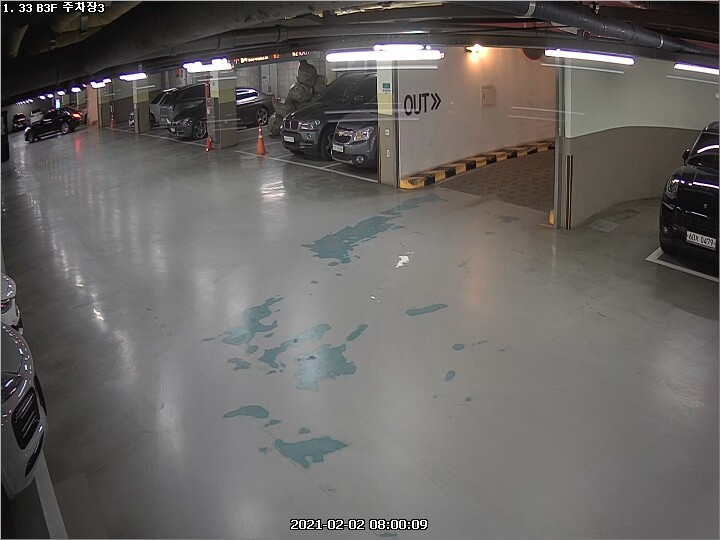
#> input picture crop0.jpg, 720 x 540 px
$ python threshold.py
#> lines starting #> are read from the running program, lines starting #| are printed output that depends on the picture
### histogram.py
import sys
import numpy as np
import cv2


def calcGrayHist(img):
    channels = [0]
    histSize = [256]
    histRange = [0, 256]

    hist = cv2.calcHist([img], channels, None, histSize, histRange)

    return hist


def getGrayHistImage(hist):
    histMax = np.max(hist)

    imgHist = np.full((110, 256), 255, dtype=np.uint8)
    for x in range(256):
        pt1 = (x, 100)
        pt2 = (x, 100 - int(hist[x, 0] * 100 / histMax))
        cv2.line(imgHist, pt1, pt2, 0)
        cv2.line(imgHist, (x, 101), (x, 110), x)

    #cv2.rectangle(imgHist, (0, 100), (255, 111), 0)

    return imgHist


# [14 lines that do not run on import are left out]

cv2.destroyAllWindows()

### threshold.py
import sys
import cv2
import histogram


filename = 'crop0.jpg'

if len(sys.argv) > 1:
    filename = sys.argv[1]

src = cv2.imread(filename, cv2.IMREAD_GRAYSCALE)
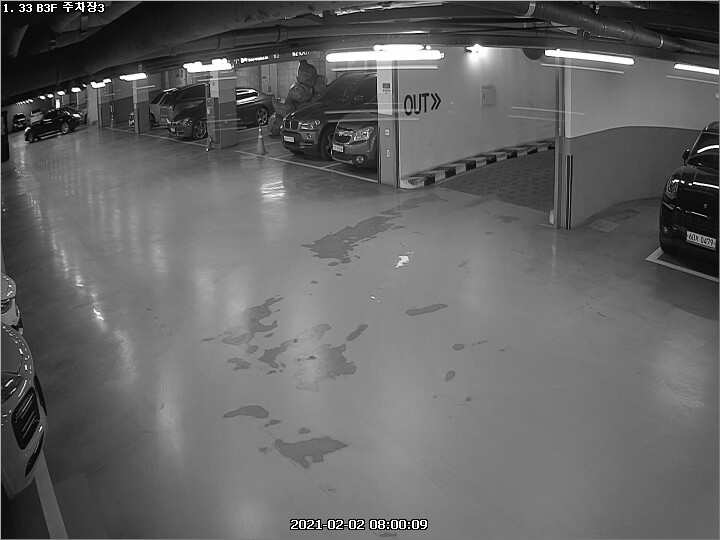
#> src: shape (540, 720); min 0, max 255, mean 101

if src is None:
    print('Image load failed!')
    sys.exit()

src = cv2.resize(src, (0, 0), fx=0.5, fy=0.5)
#> src: shape (270, 360)
cv2.imshow('src', src)

hist_img = histogram.getGrayHistImage(histogram.calcGrayHist(src))
#> in calcGrayHist, `hist = cv2.calcHist([img], channels, None, histSize, histRange)`: hist = 256 values, max 2132 at index 123, min 2 at index 0, mean 379.7
#> in getGrayHistImage, `histMax = np.max(hist)`: histMax = 2132
#> the loop in getGrayHistImage, `for x in range(256):` made 256 passes
#> pt2 on passes 1 to 3: (0, 100), (1, 100), (2, 100)
#> after the loop in getGrayHistImage, `for x in range(256):`:
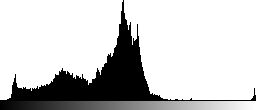
#> imgHist: shape (110, 256); min 0, max 255, mean 202
hist_img = cv2.cvtColor(hist_img, cv2.COLOR_GRAY2BGR)
cv2.imshow('hist_img', hist_img)


def on_threshold(pos):
    _, dst = cv2.threshold(src, pos, 255, cv2.THRESH_BINARY)
    hist_img2 = hist_img.copy()
    cv2.line(hist_img2, (pos, 0), (pos, 100), (0, 128, 255))
    cv2.imshow('hist_img', hist_img2)
    cv2.imshow('dst', dst)


cv2.namedWindow('dst')
cv2.createTrackbar('Threshold', 'dst', 0, 255, on_threshold)
cv2.setTrackbarPos('Threshold', 'dst', 96)

cv2.waitKey()
cv2.destroyAllWindows()
